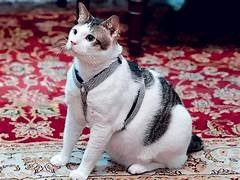
#> input picture Tugas_Sesi9/th (1).jpg, 240 x 180 px, found by its file name
$ python Robert.py
#> lines starting #> are read from the running program, lines starting #| are printed output that depends on the picture
import numpy as np
import matplotlib.pyplot as plt
from imageio import imread
from scipy.ndimage import convolve

# Fungsi untuk deteksi tepi menggunakan Roberts
def roberts_edge_detection(image):
    kernel_x = np.array([[1, 0], [0, -1]])
    kernel_y = np.array([[0, 1], [-1, 0]])
    gx = convolve(image, kernel_x)
    gy = convolve(image, kernel_y)
    return np.sqrt(gx**2 + gy**2)

# Fungsi untuk deteksi tepi menggunakan Sobel
def sobel_edge_detection(image):
    kernel_x = np.array([[-1, 0, 1], [-2, 0, 2], [-1, 0, 1]])
    kernel_y = np.array([[-1, -2, -1], [0, 0, 0], [1, 2, 1]])
    gx = convolve(image, kernel_x)
    gy = convolve(image, kernel_y)
    return np.sqrt(gx**2 + gy**2)

# Load gambar grayscale
image = imread("C:\\Tugas_PCD\\Tugas_Sesi9\\th (1).jpg", mode="F")
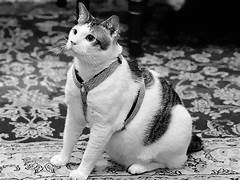
#> image: shape (180, 240) float32; min 0.228, max 254.8, mean 119.2

# Normalisasi gambar
image = image / 255.0

# Deteksi tepi menggunakan Roberts dan Sobel
edges_roberts = roberts_edge_detection(image)
#> in roberts_edge_detection, `gx = convolve(image, kernel_x)`:
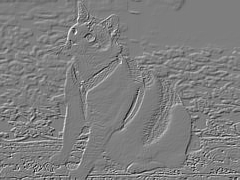
#> gx: shape (180, 240) float32; min -0.937, max 0.949, mean 0.002; drawn with min black and max white
#> in roberts_edge_detection, `gy = convolve(image, kernel_y)`:
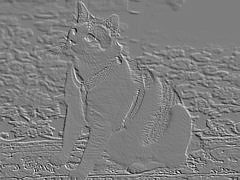
#> gy: shape (180, 240) float32; min -0.872, max 0.894, mean 0.00256; drawn with min black and max white
#> in roberts_edge_detection, `return np.sqrt(gx**2 + gy**2)`:
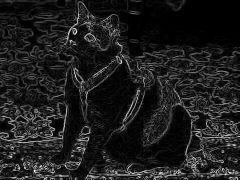
#> returned value: shape (180, 240) float32; min 0, max 1.12, mean 0.134; drawn with min black and max white
edges_sobel = sobel_edge_detection(image)
#> in sobel_edge_detection, `gx = convolve(image, kernel_x)`:
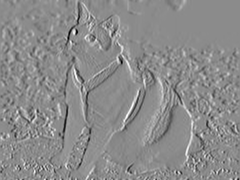
#> gx: shape (180, 240) float32; min -3.63, max 3.01, mean 0.00232; drawn with min black and max white
#> in sobel_edge_detection, `gy = convolve(image, kernel_y)`:
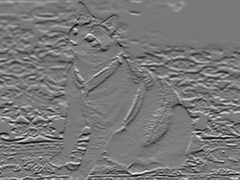
#> gy: shape (180, 240) float32; min -3.08, max 3.38, mean -0.0182; drawn with min black and max white
#> in sobel_edge_detection, `return np.sqrt(gx**2 + gy**2)`:
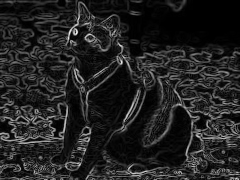
#> returned value: shape (180, 240) float32; min 0, max 4.01, mean 0.542; drawn with min black and max white

# Plot hasil
plt.figure(figsize=(12, 6))
plt.subplot(1, 3, 1)
plt.title('Original Image')
plt.imshow(image, cmap='gray')
plt.axis('off')

plt.subplot(1, 3, 2)
plt.title('Roberts Edge Detection')
plt.imshow(edges_roberts, cmap='gray')
plt.axis('off')

plt.subplot(1, 3, 3)
plt.title('Sobel Edge Detection')
plt.imshow(edges_sobel, cmap='gray')
plt.axis('off')

plt.tight_layout()
plt.show()
